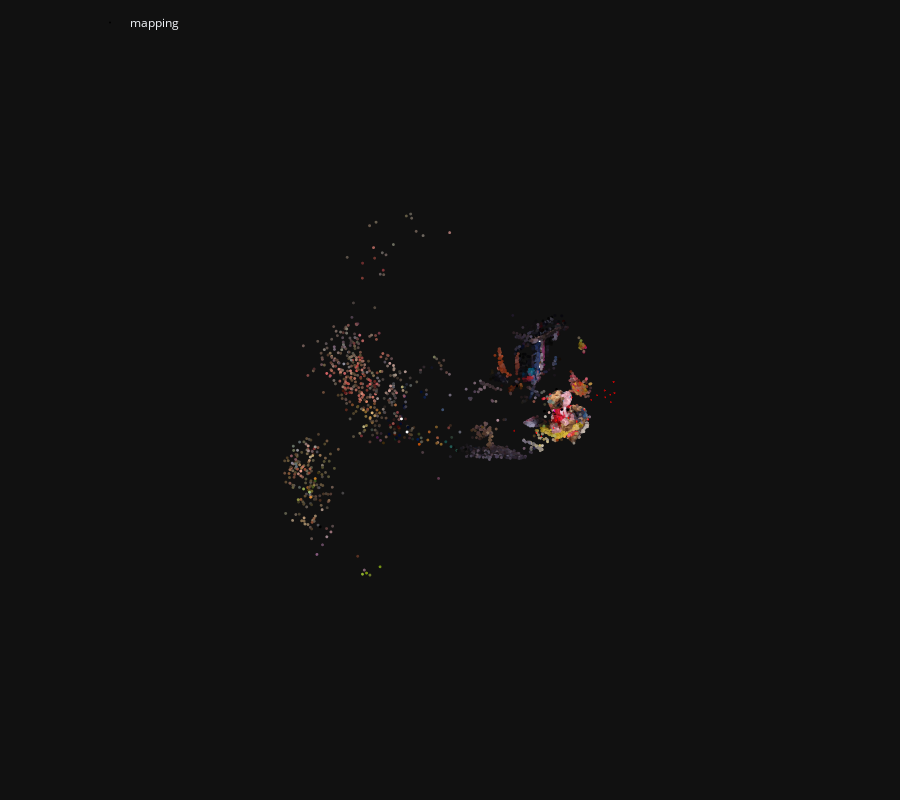

Write notebook code for a chart like this one.
### Code cell
mapper_options = {"min_model_size" : 2, "max_num_models": 25}
## TODO min_match_score do has an big impact on the number of points
model = reconstruction.main(
    sfm_dir, images, sfm_pairs, features, matches, image_list=references, min_match_score=0.1, mapper_options =mapper_options
)
print(model.images)
fig = viz_3d.init_figure()
viz_3d.plot_reconstruction(
    fig, model, color="rgba(255,0,0,0.5)", name="mapping", points_rgb=True
)
fig.show()

### Figure 1 — Plotly figure (JSON) as saved in the notebook; plotly's stock layout.template omitted (floating-point values rounded to 4 significant figures; data arrays with more than 128 entries replaced by an {"elided": "..."} marker saying what was removed)
{"data": [{"legendgroup": "mapping", "marker": {"color": {"elided": "5958x3 int values"}, "line": {"width": 0}, "size": 1}, "mode": "markers", "name": "mapping", "type": "scatter3d", "x": {"elided": "5958 float values"}, "y": {"elided": "5958 float values"}, "z": {"elided": "5958 float values"}}, {"hovertemplate": "Image(image_id=1, camera=Camera(camera_id=1), name=\"another_et_another_et001.png\", has_pose=1, triangulated=1330/2085)", "legendgroup": "mapping", "line": {"color": "rgba(255,0,0,0.5)", "width": 1}, "mode": "lines", "name": "1", "showlegend": false, "type": "scatter3d", "x": [3.443, 3.296, 3.332, 3.443, 3.332, 3.446, 3.443, 3.446, 3.41, 3.443, 3.41, 3.296], "y": [-1.417, -1.393, -1.454, -1.417, -1.454, -1.353, -1.417, -1.353, -1.293, -1.417, -1.293, -1.393], "z": [-0.5263, -0.4675, -0.4157, -0.5263, -0.4157, -0.3787, -0.5263, -0.3787, -0.4305, -0.5263, -0.4305, -0.4675]}, {"hovertemplate": "Image(image_id=2, camera=Camera(camera_id=2), name=\"another_et_another_et002.png\", has_pose=1, triangulated=1359/1963)", "legendgroup": "mapping", "line": {"color": "rgba(255,0,0,0.5)", "width": 1}, "mode": "lines", "name": "2", "showlegend": false, "type": "scatter3d", "x": [2.028, 1.881, 1.919, 2.028, 1.919, 2.035, 2.028, 2.035, 1.997, 2.028, 1.997, 1.881], "y": [-1.322, -1.296, -1.357, -1.322, -1.357, -1.258, -1.322, -1.258, -1.197, -1.322, -1.197, -1.296], "z": [0.2986, 0.3626, 0.4134, 0.2986, 0.4134, 0.4471, 0.2986, 0.4471, 0.3963, 0.2986, 0.3963, 0.3626]}, {"hovertemplate": "Image(image_id=3, camera=Camera(camera_id=3), name=\"another_et_another_et003.png\", has_pose=1, triangulated=1006/1946)", "legendgroup": "mapping", "line": {"color": "rgba(255,0,0,0.5)", "width": 1}, "mode": "lines", "name": "3", "showlegend": false, "type": "scatter3d", "x": [-0.01083, -0.1557, -0.1231, -0.01083, -0.1231, 0.0001155, -0.01083, 0.0001155, -0.03251, -0.01083, -0.03251, -0.1557], "y": [-1.768, -1.727, -1.789, -1.768, -1.789, -1.697, -1.768, -1.697, -1.636, -1.768, -1.636, -1.727], "z": [1.535, 1.599, 1.652, 1.535, 1.652, 1.682, 1.535, 1.682, 1.629, 1.535, 1.629, 1.599]}, {"hovertemplate": "Image(image_id=4, camera=Camera(camera_id=4), name=\"another_et_another_et004.png\", has_pose=1, triangulated=1243/1905)", "legendgroup": "mapping", "line": {"color": "rgba(255,0,0,0.5)", "width": 1}, "mode": "lines", "name": "4", "showlegend": false, "type": "scatter3d", "x": [1.419, 1.264, 1.299, 1.419, 1.299, 1.404, 1.419, 1.404, 1.368, 1.419, 1.368, 1.264], "y": [-0.742, -0.7265, -0.787, -0.742, -0.787, -0.6822, -0.742, -0.6822, -0.6217, -0.742, -0.6217, -0.7265], "z": [1.636, 1.684, 1.737, 1.636, 1.737, 1.787, 1.636, 1.787, 1.734, 1.636, 1.734, 1.684]}, {"hovertemplate": "Image(image_id=5, camera=Camera(camera_id=5), name=\"another_et_another_et005.png\", has_pose=1, triangulated=1274/1839)", "legendgroup": "mapping", "line": {"color": "rgba(255,0,0,0.5)", "width": 1}, "mode": "lines", "name": "5", "showlegend": false, "type": "scatter3d", "x": [2.916, 2.763, 2.796, 2.916, 2.796, 2.906, 2.916, 2.906, 2.873, 2.916, 2.873, 2.763], "y": [-1.05, -1.025, -1.083, -1.05, -1.083, -0.979, -1.05, -0.979, -0.9212, -1.05, -0.9212, -1.025], "z": [1.186, 1.233, 1.29, 1.186, 1.29, 1.332, 1.186, 1.332, 1.274, 1.186, 1.274, 1.233]}, {"hovertemplate": "Image(image_id=6, camera=Camera(camera_id=6), name=\"another_et_another_et006.png\", has_pose=1, triangulated=1030/1776)", "legendgroup": "mapping", "line": {"color": "rgba(255,0,0,0.5)", "width": 1}, "mode": "lines", "name": "6", "showlegend": false, "type": "scatter3d", "x": [0.6317, 0.5136, 0.5763, 0.6317, 0.5763, 0.6775, 0.6317, 0.6775, 0.6149, 0.6317, 0.6149, 0.5136], "y": [0.1498, 0.14, 0.0846, 0.1498, 0.0846, 0.2033, 0.1498, 0.2033, 0.2587, 0.1498, 0.2587, 0.14], "z": [-1.287, -1.177, -1.15, -1.287, -1.15, -1.142, -1.287, -1.142, -1.169, -1.287, -1.169, -1.177]}, {"hovertemplate": "Image(image_id=7, camera=Camera(camera_id=7), name=\"another_et_another_et007.png\", has_pose=1, triangulated=981/1810)", "legendgroup": "mapping", "line": {"color": "rgba(255,0,0,0.5)", "width": 1}, "mode": "lines", "name": "7", "showlegend": false, "type": "scatter3d", "x": [-1.109, -1.199, -1.127, -1.109, -1.127, -1.039, -1.109, -1.039, -1.111, -1.109, -1.111, -1.199], "y": [1.093, 1.054, 1.005, 1.093, 1.005, 1.134, 1.093, 1.134, 1.183, 1.093, 1.183, 1.054], "z": [-1.168, -1.039, -1.033, -1.168, -1.033, -1.027, -1.168, -1.027, -1.033, -1.168, -1.033, -1.039]}, {"hovertemplate": "Image(image_id=8, camera=Camera(camera_id=8), name=\"another_et_another_et008.png\", has_pose=1, triangulated=756/1738)", "legendgroup": "mapping", "line": {"color": "rgba(255,0,0,0.5)", "width": 1}, "mode": "lines", "name": "8", "showlegend": false, "type": "scatter3d", "x": [-2.741, -2.794, -2.718, -2.741, -2.718, -2.644, -2.741, -2.644, -2.721, -2.741, -2.721, -2.794], "y": [2.185, 2.119, 2.079, 2.185, 2.079, 2.217, 2.185, 2.217, 2.257, 2.185, 2.257, 2.119], "z": [-1.291, -1.152, -1.169, -1.291, -1.169, -1.164, -1.291, -1.164, -1.146, -1.291, -1.146, -1.152]}, {"hovertemplate": "Image(image_id=9, camera=Camera(camera_id=9), name=\"another_et_another_et009.png\", has_pose=1, triangulated=460/1594)", "legendgroup": "mapping", "line": {"color": "rgba(255,0,0,0.5)", "width": 1}, "mode": "lines", "name": "9", "showlegend": false, "type": "scatter3d", "x": [-4.611, -4.621, -4.547, -4.611, -4.547, -4.492, -4.611, -4.492, -4.567, -4.611, -4.567, -4.621], "y": [2.761, 2.678, 2.651, 2.761, 2.651, 2.798, 2.761, 2.798, 2.825, 2.761, 2.825, 2.678], "z": [-0.4679, -0.3273, -0.3651, -0.4679, -0.3651, -0.361, -0.4679, -0.361, -0.3232, -0.4679, -0.3232, -0.3273]}, {"hovertemplate": "Image(image_id=10, camera=Camera(camera_id=10), name=\"another_et_another_et010.png\", has_pose=1, triangulated=355/1489)", "legendgroup": "mapping", "line": {"color": "rgba(255,0,0,0.5)", "width": 1}, "mode": "lines", "name": "10", "showlegend": false, "type": "scatter3d", "x": [-7.018, -6.952, -6.894, -7.018, -6.894, -6.879, -7.018, -6.879, -6.937, -7.018, -6.937, -6.952], "y": [2.602, 2.501, 2.504, 2.602, 2.504, 2.658, 2.602, 2.658, 2.654, 2.602, 2.654, 2.501], "z": [1.244, 1.355, 1.289, 1.244, 1.289, 1.311, 1.244, 1.311, 1.377, 1.244, 1.377, 1.355]}, {"hovertemplate": "Image(image_id=11, camera=Camera(camera_id=11), name=\"et_et000.png\", has_pose=1, triangulated=2001/2924)", "legendgroup": "mapping", "line": {"color": "rgba(255,0,0,0.5)", "width": 1}, "mode": "lines", "name": "11", "showlegend": false, "type": "scatter3d", "x": [-2.096, -2.159, -2.042, -2.096, -2.042, -2.046, -2.096, -2.046, -2.163, -2.096, -2.163, -2.159], "y": [1.122, 1.028, 1.031, 1.122, 1.031, 1.187, 1.122, 1.187, 1.184, 1.122, 1.184, 1.028], "z": [-1.729, -1.576, -1.571, -1.729, -1.571, -1.557, -1.729, -1.557, -1.562, -1.729, -1.562, -1.576]}, {"hovertemplate": "Image(image_id=12, camera=Camera(camera_id=12), name=\"et_et001.png\", has_pose=1, triangulated=1885/2845)", "legendgroup": "mapping", "line": {"color": "rgba(255,0,0,0.5)", "width": 1}, "mode": "lines", "name": "12", "showlegend": false, "type": "scatter3d", "x": [-0.1649, -0.2627, -0.1507, -0.1649, -0.1507, -0.1604, -0.1649, -0.1604, -0.2725, -0.1649, -0.2725, -0.2627], "y": [1.428, 1.328, 1.331, 1.428, 1.331, 1.486, 1.428, 1.486, 1.483, 1.428, 1.483, 1.328], "z": [-2.124, -1.995, -1.961, -2.124, -1.961, -1.942, -2.124, -1.942, -1.976, -2.124, -1.976, -1.995]}, {"hovertemplate": "Image(image_id=13, camera=Camera(camera_id=13), name=\"et_et002.png\", has_pose=1, triangulated=1709/2658)", "legendgroup": "mapping", "line": {"color": "rgba(255,0,0,0.5)", "width": 1}, "mode": "lines", "name": "13", "showlegend": false, "type": "scatter3d", "x": [1.099, 0.9652, 1.069, 1.099, 1.069, 1.081, 1.099, 1.081, 0.9771, 1.099, 0.9771, 0.9652], "y": [1.238, 1.15, 1.132, 1.238, 1.132, 1.285, 1.238, 1.285, 1.303, 1.238, 1.303, 1.15], "z": [-1.855, -1.752, -1.7, -1.855, -1.7, -1.671, -1.855, -1.671, -1.723, -1.855, -1.723, -1.752]}, {"hovertemplate": "Image(image_id=14, camera=Camera(camera_id=14), name=\"et_et003.png\", has_pose=1, triangulated=1765/2739)", "legendgroup": "mapping", "line": {"color": "rgba(255,0,0,0.5)", "width": 1}, "mode": "lines", "name": "14", "showlegend": false, "type": "scatter3d", "x": [-2.449, -2.502, -2.385, -2.449, -2.385, -2.382, -2.449, -2.382, -2.499, -2.449, -2.499, -2.502], "y": [1.359, 1.26, 1.259, 1.359, 1.259, 1.413, 1.359, 1.413, 1.415, 1.359, 1.415, 1.26], "z": [-1.676, -1.522, -1.527, -1.676, -1.527, -1.507, -1.676, -1.507, -1.501, -1.676, -1.501, -1.522]}, {"hovertemplate": "Image(image_id=15, camera=Camera(camera_id=15), name=\"et_et004.png\", has_pose=1, triangulated=1490/2737)", "legendgroup": "mapping", "line": {"color": "rgba(255,0,0,0.5)", "width": 1}, "mode": "lines", "name": "15", "showlegend": false, "type": "scatter3d", "x": [-0.7298, -0.8445, -0.7353, -0.7298, -0.7353, -0.6921, -0.7298, -0.6921, -0.8013, -0.7298, -0.8013, -0.8445], "y": [-1.168, -1.193, -1.22, -1.168, -1.22, -1.071, -1.168, -1.071, -1.045, -1.168, -1.045, -1.193], "z": [-1.318, -1.167, -1.134, -1.318, -1.134, -1.157, -1.318, -1.157, -1.19, -1.318, -1.19, -1.167]}, {"hovertemplate": "Image(image_id=16, camera=Camera(camera_id=16), name=\"et_et005.png\", has_pose=1, triangulated=1737/2539)", "legendgroup": "mapping", "line": {"color": "rgba(255,0,0,0.5)", "width": 1}, "mode": "lines", "name": "16", "showlegend": false, "type": "scatter3d", "x": [2.893, 2.704, 2.738, 2.893, 2.738, 2.817, 2.893, 2.817, 2.783, 2.893, 2.783, 2.704], "y": [-1.766, -1.745, -1.795, -1.766, -1.795, -1.665, -1.766, -1.665, -1.616, -1.766, -1.616, -1.745], "z": [1.727, 1.733, 1.834, 1.727, 1.834, 1.87, 1.727, 1.87, 1.77, 1.727, 1.77, 1.733]}, {"hovertemplate": "Image(image_id=17, camera=Camera(camera_id=17), name=\"et_et006.png\", has_pose=1, triangulated=1859/2533)", "legendgroup": "mapping", "line": {"color": "rgba(255,0,0,0.5)", "width": 1}, "mode": "lines", "name": "17", "showlegend": false, "type": "scatter3d", "x": [3.543, 3.354, 3.396, 3.543, 3.396, 3.441, 3.543, 3.441, 3.399, 3.543, 3.399, 3.354], "y": [-0.4858, -0.5121, -0.5539, -0.4858, -0.5539, -0.4099, -0.4858, -0.4099, -0.3681, -0.4858, -0.3681, -0.5121], "z": [1.749, 1.749, 1.85, 1.749, 1.85, 1.891, 1.749, 1.891, 1.79, 1.749, 1.79, 1.749]}, {"hovertemplate": "Image(image_id=18, camera=Camera(camera_id=18), name=\"et_et007.png\", has_pose=1, triangulated=1783/2438)", "legendgroup": "mapping", "line": {"color": "rgba(255,0,0,0.5)", "width": 1}, "mode": "lines", "name": "18", "showlegend": false, "type": "scatter3d", "x": [3.94, 3.75, 3.786, 3.94, 3.786, 3.84, 3.94, 3.84, 3.805, 3.94, 3.805, 3.75], "y": [-1.459, -1.47, -1.516, -1.459, -1.516, -1.376, -1.459, -1.376, -1.33, -1.459, -1.33, -1.47], "z": [2.05, 2.044, 2.145, 2.05, 2.145, 2.189, 2.05, 2.189, 2.088, 2.05, 2.088, 2.044]}, {"hovertemplate": "Image(image_id=19, camera=Camera(camera_id=19), name=\"et_et008.png\", has_pose=1, triangulated=1270/2515)", "legendgroup": "mapping", "line": {"color": "rgba(255,0,0,0.5)", "width": 1}, "mode": "lines", "name": "19", "showlegend": false, "type": "scatter3d", "x": [3.845, 3.665, 3.667, 3.845, 3.667, 3.752, 3.845, 3.752, 3.75, 3.845, 3.75, 3.665], "y": [-2.614, -2.564, -2.628, -2.614, -2.628, -2.518, -2.614, -2.518, -2.453, -2.614, -2.453, -2.564], "z": [3.535, 3.501, 3.599, 3.535, 3.599, 3.67, 3.535, 3.67, 3.572, 3.535, 3.572, 3.501]}, {"hovertemplate": "Image(image_id=20, camera=Camera(camera_id=20), name=\"outliers_out_et001.png\", has_pose=1, triangulated=14/1131)", "legendgroup": "mapping", "line": {"color": "rgba(255,0,0,0.5)", "width": 1}, "mode": "lines", "name": "20", "showlegend": false, "type": "scatter3d", "x": [-4.061, -4.053, -4.005, -4.061, -4.005, -3.954, -4.061, -3.954, -4.002, -4.061, -4.002, -4.053], "y": [3.275, 3.161, 3.154, 3.275, 3.154, 3.241, 3.275, 3.241, 3.247, 3.275, 3.247, 3.161], "z": [1.942, 2.019, 1.977, 1.942, 1.977, 2.022, 1.942, 2.022, 2.064, 1.942, 2.064, 2.019]}], "layout": {"height": 800, "legend": {"orientation": "h", "x": 0.1, "xanchor": "left", "y": 0.99, "yanchor": "top"}, "margin": {"b": 0, "l": 0, "pad": 0, "r": 0, "t": 0}, "scene": {"aspectmode": "data", "camera": {"eye": {"x": 0, "y": -0.1, "z": -2}, "projection": {"type": "orthographic"}, "up": {"x": 0, "y": -1, "z": 0}}, "dragmode": "orbit", "xaxis": {"autorange": true, "showbackground": false, "showgrid": false, "showline": false, "showticklabels": true, "visible": false}, "yaxis": {"autorange": true, "showbackground": false, "showgrid": false, "showline": false, "showticklabels": true, "visible": false}, "zaxis": {"autorange": true, "showbackground": false, "showgrid": false, "showline": false, "showticklabels": true, "visible": false}}}}
